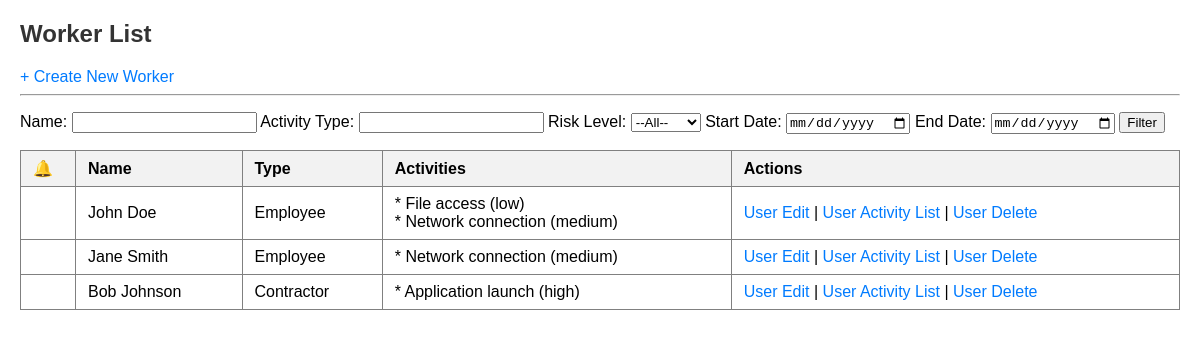
The page / on the database its author committed.
### workers/models.py (models this page shows, shortened)
class Worker(models.Model):
    EMPLOYEE_TYPE_CHOICES = [
        ('Employee', 'Employee'),
        ('Contractor', 'Contractor'),
    ]
    name = models.CharField(max_length=100)
    type = models.CharField(max_length=20, choices=EMPLOYEE_TYPE_CHOICES)

class WorkerActivity(models.Model):
    ACTIVITY_TYPE_CHOICES = [
        ('File access', 'File access'),
        ('Network connection', 'Network connection'),
        ('Application launch', 'Application launch'),
    ]
    RISK_LEVEL_CHOICES = [
        ('low', 'Low'),
        ('medium', 'Medium'),
        ('high', 'High'),
    ]
    worker = models.ForeignKey(Worker, on_delete=models.CASCADE, related_name='activities')
    datetime = models.DateTimeField()
    activity_type = models.CharField(max_length=50, choices=ACTIVITY_TYPE_CHOICES)
    risk_level = models.CharField(max_length=10, choices=RISK_LEVEL_CHOICES)

### workers/views.py (the view, shortened to what this page needs)
# urls.py: path('', views.worker_list, name='worker_list'),
def worker_list(request):
    workers = Worker.objects.all()
    name_query = request.GET.get('name')
    activity_type = request.GET.get('activity_type')
    risk_level = request.GET.get('risk_level')
    start_date = request.GET.get('start_date')
    end_date = request.GET.get('end_date')
    if name_query:
        workers = workers.filter(name__icontains=name_query)
    return render(request, 'workers/worker_list.html', {
        'workers': workers,
        'filters': {
            'name': name_query or '',
            'activity_type': activity_type or '',
            'risk_level': risk_level or '',
            'start_date': start_date or '',
            'end_date': end_date or ''
        }
    })

### workers/templates/workers/worker_list.html (shortened to what this page needs)
<head>
</head>
<h2>Worker List</h2>
<a href="{% url 'worker_create' %}"> + Create New Worker</a>
<hr />
<form method="get">
  <label>Name:</label>
  <input type="text" name="name" value="{{ filters.name }}">
  <label>Activity Type:</label>
  <input type="text" name="activity_type" value="{{ filters.activity_type }}">
  <label>Risk Level:</label>
  <select name="risk_level">
    <option value="">--All--</option>
  </select>
  <label>Start Date:</label>
  <input type="date" name="start_date" value="{{ filters.start_date }}">
  <label>End Date:</label>
  <input type="date" name="end_date" value="{{ filters.end_date }}">
  <button type="submit">Filter</button>
</form>
<table border="1">
  <tr>
    <th style="width: 30px;">🔔</th>
    <th>Name</th>
    <th>Type</th>
    <th>Activities</th>
    <th>Actions</th>
  </tr>
  {% for worker in workers %}
  <tr>
  <td style="text-align: center;">
  </td>
    <td>{{ worker.name }}</td>
    <td>{{ worker.type }}</td>
    <td>
      {% for activity in worker.activities.all %}
        * {{ activity.activity_type }} ({{ activity.risk_level }})<br>
      {% empty %}
        No activities
      {% endfor %}
    </td>
    <td>
      <a href="{% url 'worker_update' worker.id %}">User Edit</a> |
      <a href="{% url 'activity_list' worker.id %}">User Activity List</a> |
      <a href="{% url 'worker_delete' worker.id %}">User Delete</a>
    </td>
  </tr>
  {% endfor %}
</table>

### workers/templates/workers/worker_list.html (style rules this page uses)
h2 { color: #333; }
table { width: 100%; border-collapse: collapse; border-bottom: 1px solid black; }
th, td { padding: 8px 12px; text-align: left; border-bottom: 1px solid grey; }
th { background-color: #f2f2f2; }
a { color: #007BFF; text-decoration: none; }

### rows shown on the page
Worker: name "John Doe", type "Employee"
WorkerActivity: activity_type "File access", risk_level "low"
WorkerActivity: activity_type "Network connection", risk_level "medium"
Worker: name "Jane Smith", type "Employee"
WorkerActivity: activity_type "Network connection", risk_level "medium"
Worker: name "Bob Johnson", type "Contractor"
WorkerActivity: activity_type "Application launch", risk_level "high"
